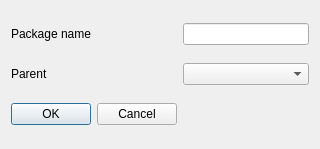
<?xml version="1.0" encoding="UTF-8"?>
<ui version="4.0">
 <class>NewPackage</class>
 <widget class="QDialog" name="NewPackage">
  <property name="geometry">
   <rect>
    <x>0</x>
    <y>0</y>
    <width>320</width>
    <height>149</height>
   </rect>
  </property>
  <property name="windowTitle">
   <string>New package</string>
  </property>
  <layout class="QGridLayout" name="gridLayout_2">
   <item row="2" column="1">
    <widget class="QDialogButtonBox" name="buttonBox">
     <property name="orientation">
      <enum>Qt::Horizontal</enum>
     </property>
     <property name="standardButtons">
      <set>QDialogButtonBox::Cancel|QDialogButtonBox::Ok</set>
     </property>
    </widget>
   </item>
   <item row="0" column="1">
    <widget class="QLabel" name="label">
     <property name="text">
      <string>Package name</string>
     </property>
    </widget>
   </item>
   <item row="0" column="2">
    <widget class="QLineEdit" name="packagename"/>
   </item>
   <item row="1" column="1">
    <widget class="QLabel" name="label_2">
     <property name="text">
      <string>Parent</string>
     </property>
    </widget>
   </item>
   <item row="1" column="2">
    <widget class="QComboBox" name="packageparent"/>
   </item>
  </layout>
 </widget>
 <resources/>
 <connections>
  <connection>
   <sender>buttonBox</sender>
   <signal>accepted()</signal>
   <receiver>NewPackage</receiver>
   <slot>accept()</slot>
   <hints>
    <hint type="sourcelabel">
     <x>248</x>
     <y>254</y>
    </hint>
    <hint type="destinationlabel">
     <x>157</x>
     <y>274</y>
    </hint>
   </hints>
  </connection>
  <connection>
   <sender>buttonBox</sender>
   <signal>rejected()</signal>
   <receiver>NewPackage</receiver>
   <slot>reject()</slot>
   <hints>
    <hint type="sourcelabel">
     <x>316</x>
     <y>260</y>
    </hint>
    <hint type="destinationlabel">
     <x>286</x>
     <y>274</y>
    </hint>
   </hints>
  </connection>
 </connections>
</ui>
